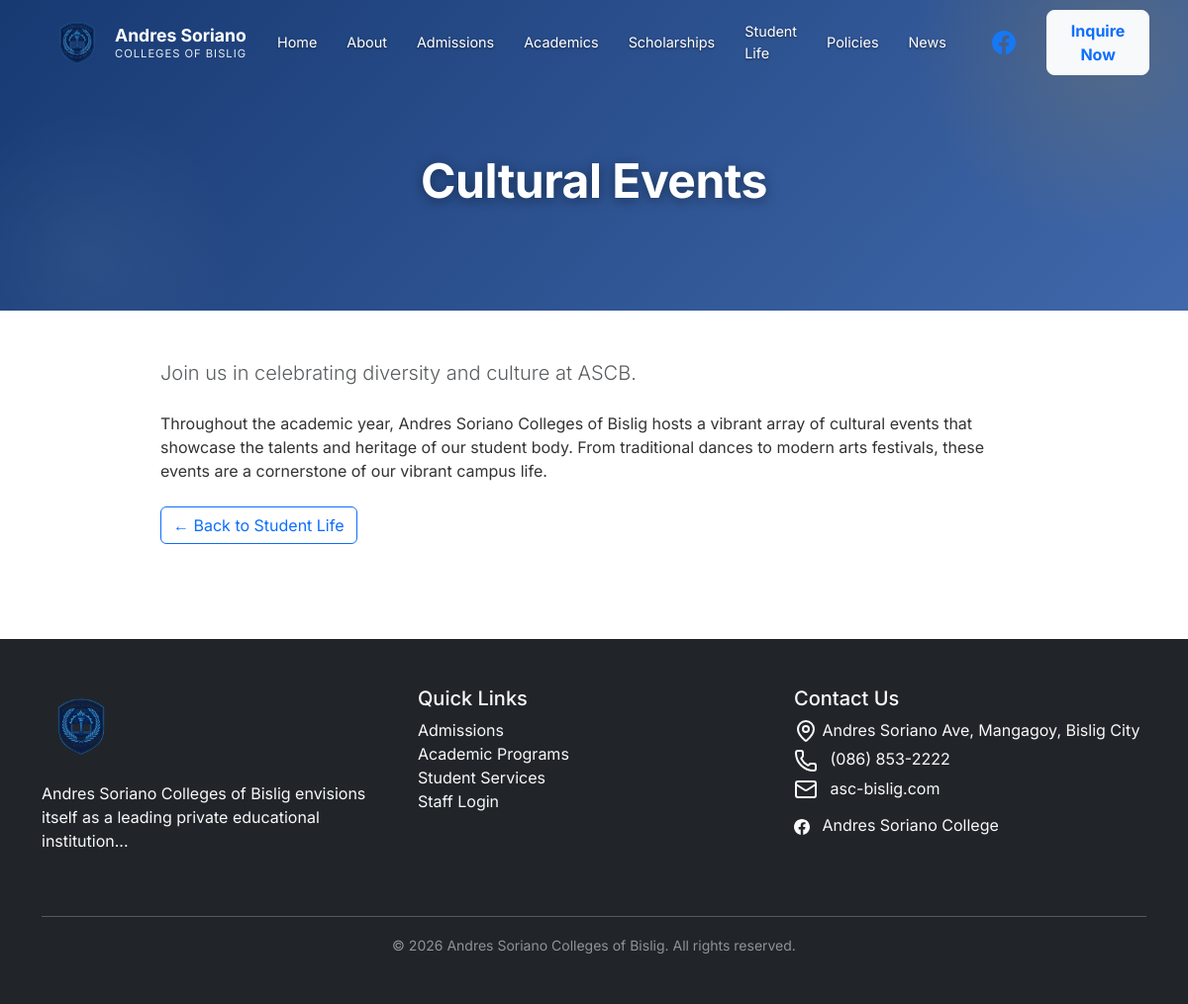
Page /public_html/cultural-events on the committed database.
### tables this page shows
CREATE TABLE `pages` (
  `id` int(11) NOT NULL,
  `slug` varchar(100) NOT NULL,
  `title` varchar(255) NOT NULL,
  `body` longtext DEFAULT NULL,
  `meta_title` varchar(255) DEFAULT NULL,
  `meta_description` text DEFAULT NULL,
  `is_published` tinyint(1) DEFAULT 1,
  `created_at` timestamp NOT NULL DEFAULT current_timestamp(),
  `updated_at` timestamp NOT NULL DEFAULT current_timestamp() ON UPDATE current_timestamp()
);

### app/core/Database.php (called while the page is built, shortened)
<?php
class Database {
    private $host = DB_HOST;
    private $user = DB_USER;
    private $pass = DB_PASS;
    private $dbname = DB_NAME;
    private $dbh;
    private $stmt;
    private static $instance = null;
    private function __construct() {
        $dsn = 'mysql:host=' . $this->host . ';dbname=' . $this->dbname . ';charset=utf8mb4';
        $options = array(
            PDO::ATTR_PERSISTENT => false,
            PDO::ATTR_ERRMODE => PDO::ERRMODE_EXCEPTION,
            PDO::ATTR_DEFAULT_FETCH_MODE => PDO::FETCH_OBJ
        );
        try {
            $this->dbh = new PDO($dsn, $this->user, $this->pass, $options);
        } catch(PDOException $e) {
            error_log('Database connection failed: ' . $e->getMessage());
            throw new RuntimeException('Database connection unavailable.', 0, $e);
        }
    }
    public static function getInstance() {
        if (self::$instance == null) {
            self::$instance = new Database();
        }
        return self::$instance;
    }
    public function query($sql) {
        $this->stmt = $this->dbh->prepare($sql);
    }
    public function bind($param, $value, $type = null) {
        if(is_null($type)) {
            switch(true) {
                default:
                    $type = PDO::PARAM_STR;
            }
        }
        $this->stmt->bindValue($param, $value, $type);
    }
    public function execute() {
        return $this->stmt->execute();
    }
    public function single() {
        $this->execute();
        return $this->stmt->fetch();
    }
}

### app/core/Security.php (called while the page is built, shortened)
<?php
class Security {
    public static function sanitizeHtml($html) {
        $html = trim((string) $html);
        $allowedTags = [
            'p', 'br', 'strong', 'b', 'em', 'i', 'u', 'ul', 'ol', 'li',
            'h2', 'h3', 'h4', 'h5', 'blockquote', 'a', 'div', 'span', 'img',
        ];
        $allowedAttributes = ['href', 'title', 'target', 'rel', 'class', 'src', 'alt'];
        $document = new DOMDocument('1.0', 'UTF-8');
        $previous = libxml_use_internal_errors(true);
        $document->loadHTML(
            '<?xml encoding="utf-8" ?><div id="ascb-content-root">' . $html . '</div>',
            LIBXML_HTML_NOIMPLIED | LIBXML_HTML_NODEFDTD
        );
        $root = $document->getElementById('ascb-content-root');
        $output = '';
        foreach ($root->childNodes as $child) {
            $output .= $document->saveHTML($child);
        }
        return $output;
    }
    private static function sanitizeNode(DOMNode $node, array $allowedTags, array $allowedAttributes) {
        for ($index = $node->childNodes->length - 1; $index >= 0; $index--) {
            $child = $node->childNodes->item($index);
            if (!($child instanceof DOMElement)) {
                continue;
            }
            $tag = strtolower($child->tagName);
            for ($attributeIndex = $child->attributes->length - 1; $attributeIndex >= 0; $attributeIndex--) {
                $attribute = $child->attributes->item($attributeIndex);
                $name = strtolower($attribute->name);
            }
        }
    }
    private static function isSafeUrl($url) {
        $url = trim(html_entity_decode($url, ENT_QUOTES | ENT_HTML5, 'UTF-8'));
        return in_array(strtolower((string) parse_url($url, PHP_URL_SCHEME)), ['http', 'https', 'mailto'], true);
    }
}

### public_html/index.php (the view, shortened to what this page needs)
<?php
require_once '../app/core/Database.php';
require_once '../app/core/Security.php';
$request_uri = parse_url($_SERVER['REQUEST_URI'], PHP_URL_PATH);
$request_uri = preg_replace('#^/+(ascend_website/public_html|ascend_website|public_html)(/|$)#i', '/', $request_uri);
$url = trim($request_uri, '/');
try {
    $db = Database::getInstance();
} catch (Throwable $e) {
    error_log('Public request database unavailable: ' . $e->getMessage());
    http_response_code(503);
    exit('The website is temporarily unavailable. Please try again later.');
}
$url_parts = explode('/', $url);
$base_route = $url_parts[0];
switch ($base_route) {
    default:
        $dynamic_page = null;
        if (isset($db)) {
            try {
                $db->query('SELECT * FROM pages WHERE slug = :slug AND is_published = 1');
                $db->bind(':slug', $base_route);
                $dynamic_page = $db->single();
            } catch (Exception $e) {
            }
        }
        if ($dynamic_page) {
            require_once 'views/partials/header.php';
            echo '<main id="main-content">';
            echo '<div class="page-hero text-white"><div class="container text-center py-4"><h1 class="display-5 fw-bold">' . htmlspecialchars($dynamic_page->title) . '</h1></div></div>';
            echo '<div class="container py-5" style="max-width:900px;">' . Security::sanitizeHtml($dynamic_page->body) . '</div>';
            require_once 'views/partials/footer.php';
        }
        break;
}

### public_html/assets/css/style.css (style rules this page uses)
:root { --ascb-blue-dark: #0B2F6B; --ascb-blue-main: #1F4E9C; --ascb-gold: #F2A900; --ascb-white: #FFFFFF; --ascb-gray: #f8f9fa; --text-main: #333333; }
body { font-family: 'Inter', sans-serif; color: var(--text-main); margin: 0; padding: 0; }
.page-hero { background: linear-gradient(135deg, rgba(11, 47, 107, 0.95) 0%, rgba(31, 78, 156, 0.85) 100%); padding: 130px 0 70px; position: relative; overflow: hidden; }
.page-hero::before { content: ''; position: absolute; top: -50%; right: -10%; width: 400px; height: 400px; background: radial-gradient(circle, rgba(242, 169, 0, 0.15) 0%, transparent 70%); z-index: 0; }
.page-hero::after { content: ''; position: absolute; bottom: -30%; left: -5%; width: 300px; height: 300px; background: radial-gradient(circle, rgba(255,255,255,0.05) 0%, transparent 70%); z-index: 0; }
.page-hero .container { position: relative; z-index: 1; }
.page-hero h1 { font-weight: 800; letter-spacing: -0.5px; text-shadow: 0 2px 12px rgba(0,0,0,0.4); }

### rows in the picture
pages: title "Cultural Events", body "Join us in celebrating diversity and culture at ASCB. Throughout the academic year, Andres Soriano Colleges of Bislig hosts a vibrant array of cultural events that showcase the talents and heritage of our student body. From traditional dances to modern arts festivals, these events are a cornerstone of our vibrant campus life. ← Back to Student Life"
